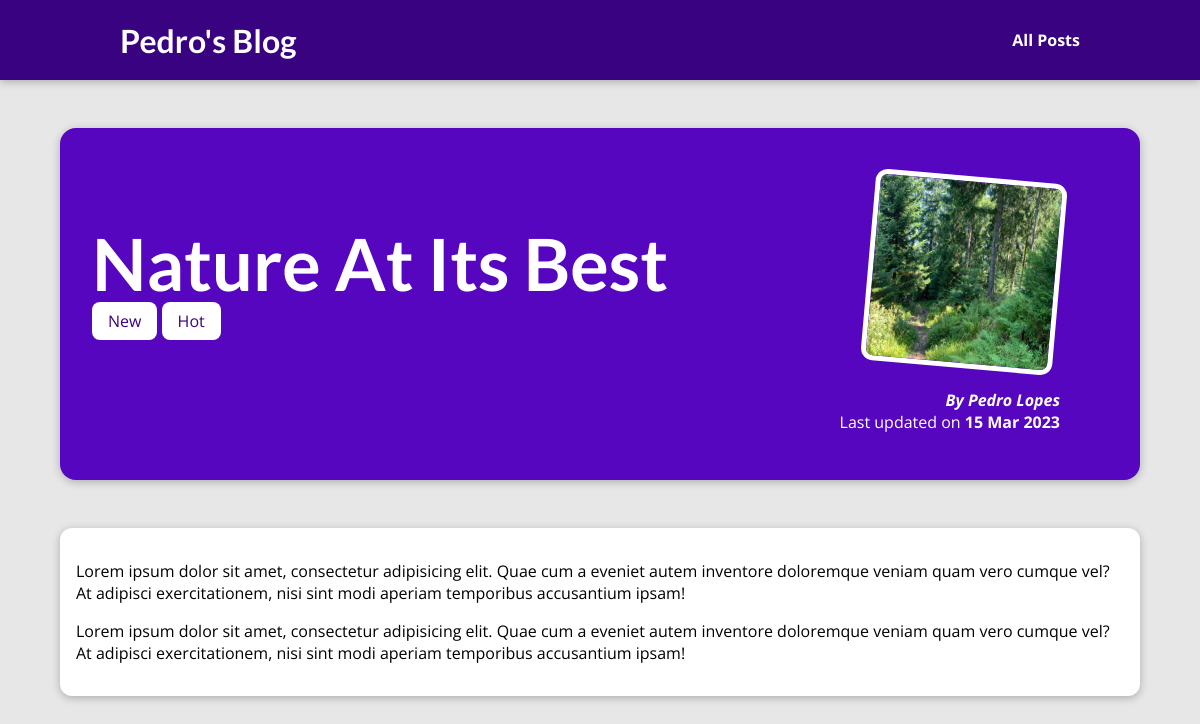
The page /posts/nature-at-its-best on the database its author committed.
### blog/models.py (models this page shows, shortened)
class Post(models.Model):
    title = models.CharField(max_length=150)
    excerpt = models.CharField(max_length=200)
    image_name = models.CharField(max_length=100)
    date = models.DateField(auto_now=True)
    slug = models.SlugField(unique=True, db_index=True)
    content = models.TextField(validators=[MinLengthValidator(10)])
    author = models.ForeignKey(
        Author, on_delete=models.SET_NULL, null=True, related_name='posts')
    tags = models.ManyToManyField(Tag)

class Tag(models.Model):
    caption = models.CharField(max_length=20)

class Author(models.Model):
    first_name = models.CharField(max_length=100)
    last_name = models.CharField(max_length=100)
    email_address = models.EmailField()
    def full_name(self):
        return f'{self.first_name} {self.last_name}'
    def __str__(self):
        return self.full_name()

### blog/views.py (the view)
# urls.py: path("posts/<slug:slug>", views.post_detail,
def post_detail(request, slug):
    identified_post = get_object_or_404(Post, slug=slug)
    return render(request, 'blog/post-detail.html', {
        'post': identified_post,
        'post_tags': identified_post.tags.all()
    }
    )

### blog/templates/blog/post-detail.html (shortened to what this page needs)
{% extends 'base.html' %}
{% load static %}
{% block css_files %}
    <link rel="stylesheet" href="{% static 'blog/post-detail.css' %}"/>
{% endblock css_files %}
{% block content %}
    <section id='summary'>
        <h2>{{post.title}}</h2>
        <div>
            {% for tag in post_tags %}
                <span class='tag'>{{ tag.caption }}</span>
            {% endfor %}
        </div>
        <article>
            <img src="{% static 'blog/images/'|add:post.image_name %}" alt="{{ post.title }}"/>
            <address>By <a href="mailto:{post.author.email_adress}">{{post.author}}</a></address>
            <div>
                Last updated on <time>{{post.date|date:"d M Y" }}</time>
            </div>
        </article>
    </section>
    <main>
        {{post.content|linebreaks}}
    </main>
{% endblock %}

### templates/base.html (shortened to what this page needs)
{% load static %}
<!DOCTYPE html>
<html lang="en">
<head>
    <link rel="stylesheet" href="{% static 'app.css' %}">
    {% block css_files %}{% endblock  %}
</head>
<body>
    <header id ='main-navigation'>
        <h1><a href="{% url 'starting-page' %}">Pedro's Blog</a></h1>
        <nav>
            <a href="{% url 'posts-page' %}">All Posts</a>
        </nav>
    </header>
    {% block content %}
    {% endblock  %}
</body>
</html>

### static/app.css (style rules this page uses)
* { box-sizing: border-box; }
html { font-family: 'Open Sans', 'Lato', sans-serif; }
body { margin: 0; }
h1, h2, h3 { font-family: 'Lato', sans-serif; font-weight: bold; }
#main-navigation { width: 100%; height: 5rem; display: flex; justify-content: space-between; align-items: center; padding: 0 10%; position: absolute; top: 0; left: 0; }
#main-navigation a { text-decoration: none; color: white; font-weight: bold; }

### blog/static/blog/post-detail.css (style rules this page uses)
body { background-color: #e7e7e7; }
#main-navigation { background-color: #390281; box-shadow: 0 2px 8px rgba(0, 0, 0, 0.25); }
#summary { margin: 8rem auto 3rem auto; padding: 2rem; width: 90%; max-width: 90rem; border-radius: 16px; background-color: #5706c0; position: relative; box-shadow: 0 2px 8px rgba(0, 0, 0, 0.25); height: 22rem; }
#summary h2 { color: white; font-size: 4.5rem; margin-bottom: 0.25rem; }
#summary article { position: absolute; top: 2rem; right: 3rem; padding: 1rem 2rem; border-radius: 12px; text-align: right; color: white; }
#summary article img { width: 12rem; height: 12rem; border-radius: 12px; transform: rotateZ(5deg); border: 5px solid white; margin-bottom: 1rem; }
#summary address { font-weight: bold; }
#summary a { color: white; text-decoration: none; }
#summary time { font-weight: bold; }
main { width: 90%; max-width: 90rem; margin: 3rem auto; background-color: white; padding: 1rem; border-radius: 12px; box-shadow: 0 2px 8px rgba(0, 0, 0, 0.25); }
.tag { background-color: white; color: #390281; padding: 0.5rem 1rem; border-radius: 8px; }

### rows shown on the page
Post: title "Nature At Its Best", image_name (picture), author "Pedro Lopes", date "15 Mar 2023", content "Lorem ipsum dolor sit amet, consectetur adipisicing elit. Quae cum a eveniet autem inventore doloremque veniam quam vero cumque vel? At adipisci exercitationem, nisi sint modi aperiam temporibus accusantium ipsam! Lorem ipsum dolor sit amet, consectetur adipisicing elit. Quae cum a eveniet autem inventore doloremque veniam quam vero cumque vel? At adipisci exercitationem, nisi sint modi aperiam temporibus accusantium ipsam!"
Tag: caption "New"
Tag: caption "Hot"
